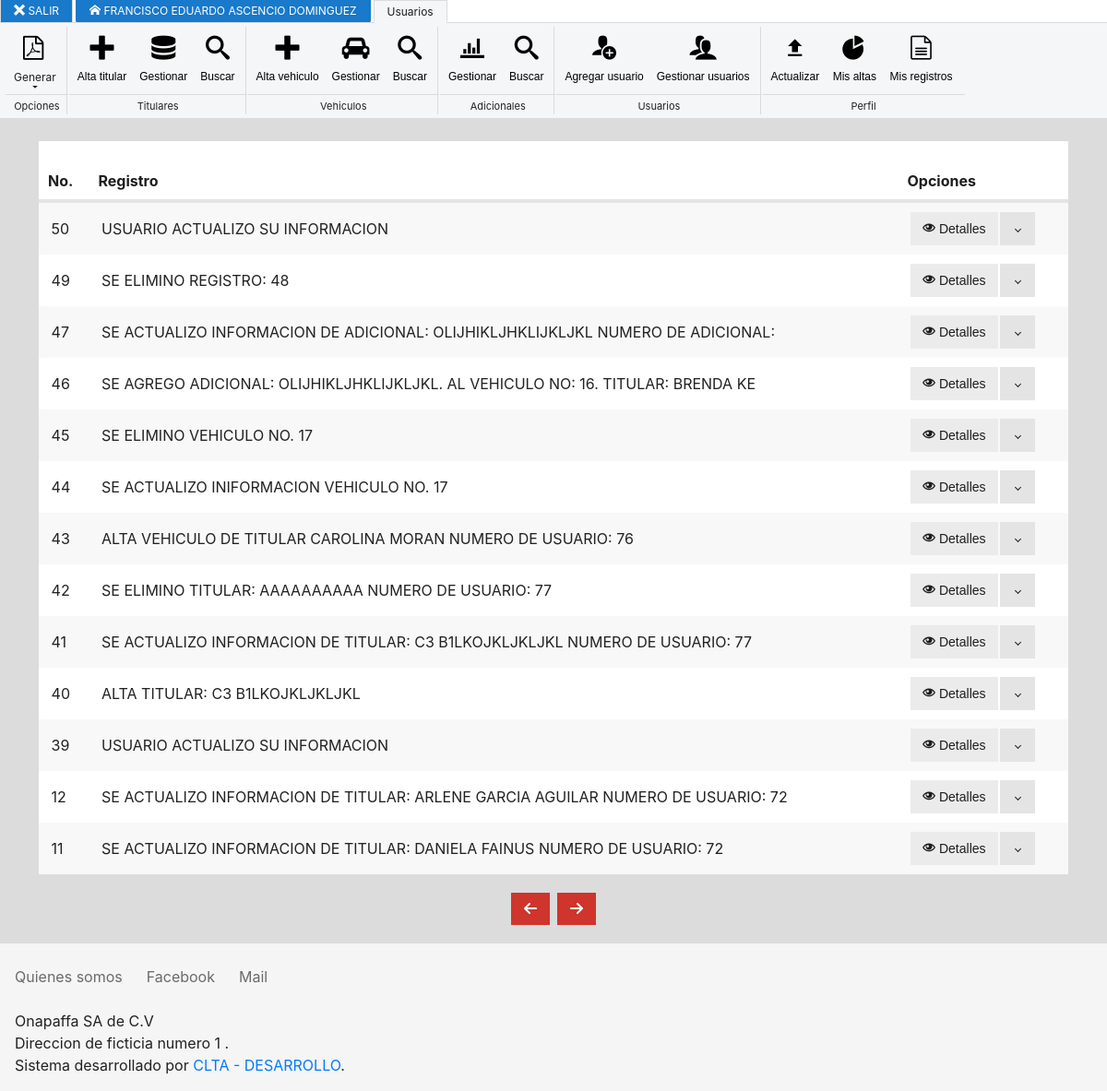
/my_logs.php (signed in), run on the app's committed database.
### tables this page shows
CREATE TABLE `logs` (
  `id` int(11) NOT NULL,
  `user` int(11) NOT NULL,
  `fecha` datetime NOT NULL,
  `registro` varchar(254) NOT NULL
);

### my_logs.php (the view, shortened to what this page needs)
<? include 'func/header.php' ?>
<? require_once 'func/db.php' ?>
<br>
<div style="background-color: white;">
<br>
<table class="table striped">
    <thead>
    <tr>
        <th>No.</th>
        <th>Registro</th>
        <th>Opciones</th>
    </tr>
    </thead>
    <tbody>
    <?
    $conn = mysqli_connect($host,$user,$password,$db);
    $sql = "SELECT * FROM logs WHERE USER = '$_SESSION[usuario]' ";
    $result = mysqli_query($conn,$sql) ;
    $num_total_registros = mysqli_num_rows($result);
    $TAMANO_PAGINA = 20;
    if  ( ($num_total_registros / 2) < $TAMANO_PAGINA )
    {
      $TAMANO_PAGINA = $num_total_registros;
    }
    $pagina = $_GET["pagina"];
    if (!$pagina) {
       $inicio = 0;
       $pagina = 1;
    }
    else {
       $inicio = ($pagina - 1) * $TAMANO_PAGINA;
    }
    $total_paginas = ceil($num_total_registros / $TAMANO_PAGINA);
    $sql = "SELECT l.id, u.name, l.fecha, l.registro FROM logs l, users u where l.user = u.id and l.user = '$_SESSION[usuario]' ORDER BY id DESC LIMIT ".$inicio.",". "$TAMANO_PAGINA";
    $result = mysqli_query($conn,$sql);
    while($row = mysqli_fetch_array($result)){
    echo "
    <tr>
        <td>".$row[0]."</td>
        <td>".substr($row[3], 0, 80)."</td>
        <td>".
        '<div class="split-button">
          <button class="button" onclick="Metro.dialog.open('."'#".$row[0]."'".')" ><span class="mif-eye"></span> Detalles</button>
          <button class="split dropdown-toggle"></button>
          <ul class="d-menu" data-role="dropdown">
              <li><a '.(($_SESSION['delete_logs'] == 0)?' hidden':"").' onclick="'."delete".$row[0]."()".'"><span class="mif-bin"></span> Eliminar</a></li>
          </ul>
      </div>
      '
        ."</td>
        <script>
          function delete".$row[0]."(){
              Metro.dialog.create({
                  title: '".''."',
                  content: '<div>SE ELIMINARA EL REGISTRO NO.".$row[0].".'
                    +'<form  action=func/delete_log.php method=POST name=".'"delete'.$row[0].'"'." >'
                        +'<input value=".'"'.$row[0].'"'." type=hidden name=id id=id>'
                    +'</form></div>',
                  actions: [
                      {
                          caption: '<span class=mif-cross></span> Eliminar',
                          cls: 'js-dialog-close alert',
                          onclick: function(){
                              document.delete".$row[0].".submit()
                          }
                      },
                      {
                          caption: '<span class=mif-checkmark></span> Cancelar',
                          cls: 'js-dialog-close'
                      }
                  ]
              });
            }
        </script>
        <div class='dialog' data-role='dialog' id=".$row[0].">
            <div class='dialog-title'>".'USUARIO: '."
            ".$row[1]."</div>
            <div class='dialog-content'>
                ID: ".$row[0]."
                <br>FECHA: ".$row[2]."
                <br>REGISTRO: ".$row[3]."
            </div>
            <div class='dialog-actions'>
                <button class='button js-dialog-close info'><span class='mif-checkmark'></span></button>
            </div>
        </div>
      </tr>";
    }
    ?>
    </tbody>
</table>
</div>
<ul class="pagination alert flex-justify-center">
    <?php
    if ($pagina > 1)
    {
        echo '<li class="page-item service"><a class="page-link" href="my_logs.php?pagina='.($pagina - 1 ).'"><span class="mif-arrow-left"></span></a></li>';
    }else {
        echo '<li class="page-item service"><a class="page-link" ><span class="mif-arrow-left"></span></a></li>';
    }
    if ($pagina < $total_paginas)
    {
        echo '<li class="page-item service"><a class="page-link" href="my_logs.php?pagina='.($pagina + 1 ).'"><span class="mif-arrow-right"></span></a></li>';
    }else {
        echo '<li class="page-item service"><a class="page-link" ><span class="mif-arrow-right"></span></a></li>';
    }
    ?>
</ul>
<?php include 'func/footer.php' ?>

### func/header.php (shortened to what this page needs)
<!DOCTYPE html>
<html lang="en">
<head>
    <link href="metro/css/metro-all.css" rel="stylesheet">
    <link href="metro/style.css" rel="stylesheet">
</head>
<body>
<nav data-role="ribbonmenu">
  <ul class="tabs-holder">
      <li class="static"><a href="func/logout.php"><span class="mif-cross"></span> SALIR</a></li>
      <li class="static"><a href="manager.php"><span class="mif-home"></span> <? echo $_SESSION['usuario_name']; ?></a></li>
      <li><a href="#section-usuarios">Usuarios</a></li>
  </ul>
  <div class="content-holder">
      <div class="section" id="section-usuarios">
        <? if ($_SESSION['gen_reports'] != 0)
        {?>
        <div class="group">
          <div class="ribbon-split-button">
              <button class="ribbon-main">
                  <span class="icon ribbon-main">
                      <span class="mif-file-pdf"></span>
                  </span>
              </button>
              <span class="ribbon-split dropdown-toggle">Generar</span>
            </div>
            <span class="title">Opciones</span>
        </div>
        <?}?>
        <div class="group">
            <? if ($_SESSION['add_titular'] != 0)
            {?>
            <a href="add_titular.php">
            <button class="ribbon-button">
                    <span class="icon">
                        <span class="mif-plus"></span>
                    </span>
                <span class="caption">Alta titular</span>
            </button></a>
            <?}?>
            <a href="gest_titulares.php?pagina=1">
            <button class="ribbon-button">
                    <span class="icon">
                        <span class="mif-database"></span>
                    </span>
                <span class="caption">Gestionar</span>
            </button>
            </a>
            <button onclick="search_titular()" class="ribbon-button">
                    <span class="icon">
                        <span class="mif-search"></span>
                    </span>
                <span class="caption">Buscar</span>
            </button>
            <span class="title">Titulares</span>
        </div>
        <div class="group">
            <? if ($_SESSION['add_vehicle'] != 0)
            {?>
            <a href="select_titular_addvehicle.php?pagina=1">
            <button class="ribbon-button">
                    <span class="icon">
                        <span class="mif-plus"></span>
                    </span>
                <span class="caption">Alta vehiculo</span>
            </button></a>
            <?}?>
            <a href="gest_vehicles.php?pagina=1">
            <button class="ribbon-button">
                    <span class="icon">
                        <span class="mif-automobile"></span>
                    </span>
                <span class="caption">Gestionar</span>
            </button>
            </a>
            <button onclick="search_vehiculos()" class="ribbon-button">
                    <span class="icon">
                        <span class="mif-search"></span>
                    </span>
                <span class="caption">Buscar</span>
            </button>
            <span class="title">Vehiculos</span>
        </div>
        <div class="group">
            <a href="gest_adicionales.php?pagina=1">
            <button class="ribbon-button">
                    <span class="icon">
                        <span class="mif-chart-bars"></span>
                    </span>
                <span class="caption">Gestionar</span>
            </button></a>
            <button onclick="search_adicionales()" class="ribbon-button">
                    <span class="icon">
                        <span class="mif-search"></span>
                    </span>
                <span class="caption">Buscar</span>
            </button>
            <span class="title">Adicionales</span>
        </div>
        <? if ($_SESSION['crud_users'] != 0){?>
        <div class="group">
            <a href="add_users.php">
            <button class="ribbon-button">
                    <span class="icon">
                        <span class="mif-user-plus"></span>
                    </span>
                <span class="caption">Agregar usuario</span>
            </button>
            </a>
            <a href="gest_users.php">
            <button class="ribbon-button">
                    <span class="icon">
                        <span class="mif-users"></span>
                    </span>
                <span class="caption">Gestionar usuarios</span>
            </button>
            </a>
            <span class="title">Usuarios</span>
        </div>
        <?}?>
        <div class="group">
             <div data-role="buttonsGroup" data-cls-active="active">
                 <button onclick="update_profile()" class="ribbon-button">
                     <span class="icon">
                         <span class="mif-file-upload"></span>
                     </span>
                     <span class="caption">Actualizar</span>
                 </button>
                 <a href="my_highs.php?pagina=1">
                 <button class="ribbon-button">
                     <span class="icon">
                         <span class="mif-chart-pie"></span>
                     </span>
                     <span class="caption">Mis altas</span>
                 </button>
                </a>
                 <a href="my_logs.php?pagina=1">
                 <button class="ribbon-button">
                     <span class="icon">
                         <span class="mif-file-text"></span>
                     </span>
                     <span class="caption">Mis registros</span>
                 </button>
                 </a>
             </div>
             <span class="title">Perfil</span>
           </div>
        </div>
      </div>
</nav>
<div  style="background-color: #dcdcdc; width:100%;">
<div class="container">

### func/footer.php (shortened to what this page needs)
  </div>
  <footer class="container-fluid bg-grayWhite p-4">
    <div class="row">
        <div class="cell-md-6">
            <ul class="inline-list h-menu no-hover bg-grayWhite" style="margin-left: -.5rem">
                <li><a target="_blank" href="https://github.com/olton/Metro-UI-CSS">Quienes somos</a></li>
                <li><a target="_blank" href="https://www.facebook.com/metrouicss/">Facebook</a></li>
                <li><a target="_blank" href="https://github.com/olton/Metro-UI-CSS/issues">Mail</a></li>
            </ul>
            <p>
                <span class="no-wrap">Onapaffa SA de C.V</span>
                <br />
                <span class="no-wrap">Direccion de ficticia numero 1 . </span><br>
                <span class="no-wrap">Sistema desarrollado por <a target="_blank" href="http://www.cyberchoapas.com"> CLTA - DESARROLLO</a>.</span>
            </p>
        </div>
        <div class="cell-md-6">
        </div>
    </div>
</footer>
</div>
</body>
</html>

### data on the page
logs: id "50", registro "USUARIO ACTUALIZO SU INFORMACION"
logs: id "49", registro "SE ELIMINO REGISTRO: 48"
logs: id "47", registro "SE ACTUALIZO INFORMACION DE ADICIONAL: OLIJHIKLJHKLIJKLJKL NUMERO DE ADICIONAL:"
logs: id "46", registro "SE AGREGO ADICIONAL: OLIJHIKLJHKLIJKLJKL. AL VEHICULO NO: 16. TITULAR: BRENDA KE"
logs: id "45", registro "SE ELIMINO VEHICULO NO. 17"
logs: id "44", registro "SE ACTUALIZO INIFORMACION VEHICULO NO. 17"
logs: id "43", registro "ALTA VEHICULO DE TITULAR CAROLINA MORAN NUMERO DE USUARIO: 76"
logs: id "42", registro "SE ELIMINO TITULAR: AAAAAAAAAA NUMERO DE USUARIO: 77"
logs: id "41", registro "SE ACTUALIZO INFORMACION DE TITULAR: C3 B1LKOJKLJKLJKL NUMERO DE USUARIO: 77"
logs: id "40", registro "ALTA TITULAR: C3 B1LKOJKLJKLJKL"
logs: id "39", registro "USUARIO ACTUALIZO SU INFORMACION"
logs: id "12", registro "SE ACTUALIZO INFORMACION DE TITULAR: ARLENE GARCIA AGUILAR NUMERO DE USUARIO: 72"
logs: id "11", registro "SE ACTUALIZO INFORMACION DE TITULAR: DANIELA FAINUS NUMERO DE USUARIO: 72"

### other printed values
$_SESSION['usuario_name'] "FRANCISCO EDUARDO ASCENCIO DOMINGUEZ"
